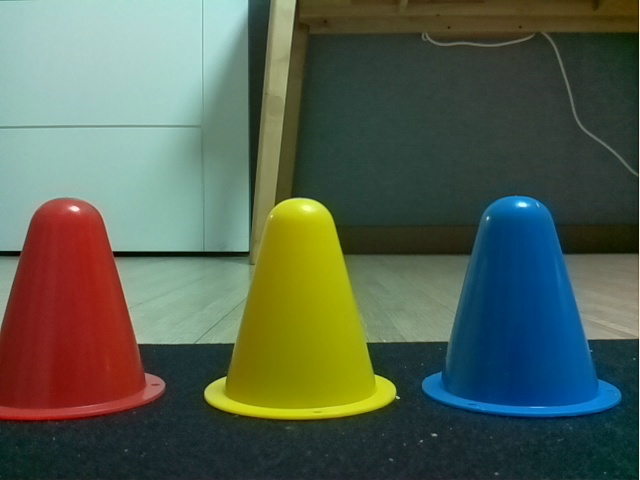
#> input picture agv_code/red_blue_Yellow.jpg, 640 x 480 px, given in place of the camera
$ python 3_find_contours_video.py
#> lines starting #> are read from the running program, lines starting #| are printed output that depends on the picture; after the words box and inside, x2 and y2 are one past the last pixel; in counts of white or black regions, pixels touching at a corner belong together
#> further down, frame is the input picture: shape (480, 640, 3); mean B, G, R 80.6, 96.8, 84.4
import cv2
import numpy as np

def find_contours_in_white(image):
    gray_image = cv2.cvtColor(image, cv2.COLOR_BGR2GRAY)
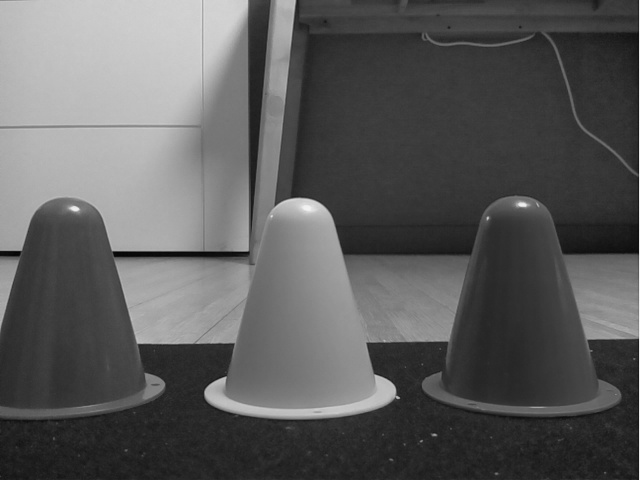
#> gray_image: shape (480, 640); min 1, max 242, mean 91.2
    _, binary_image = cv2.threshold(gray_image, 200, 255, cv2.THRESH_BINARY)
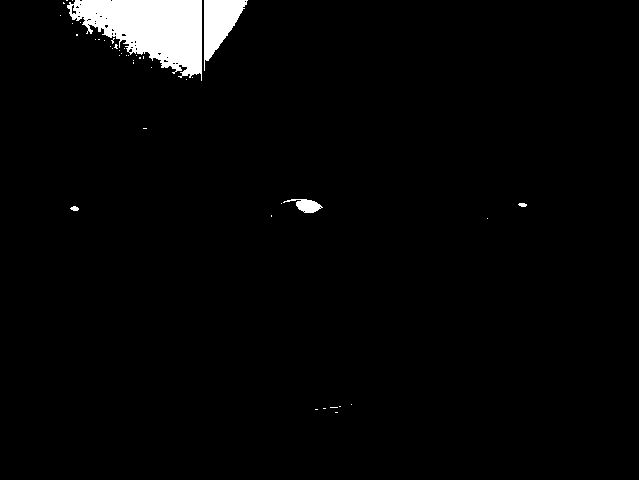
#> binary_image: shape (480, 640); 2.9% white; 44 white regions (38 under 20 px)
    contours, _ = cv2.findContours(binary_image, cv2.RETR_EXTERNAL, cv2.CHAIN_APPROX_SIMPLE)
#> contours = 44 contours, 40 with area under 20; largest, box (x1, y1, x2, y2) and area: (67, 0, 202, 81) 6284, (204, 0, 248, 71) 1482, (283, 199, 323, 213) 240, (70, 206, 79, 211) 22

    cv2.drawContours(image, contours, -1, (0, 255, 0), 2)
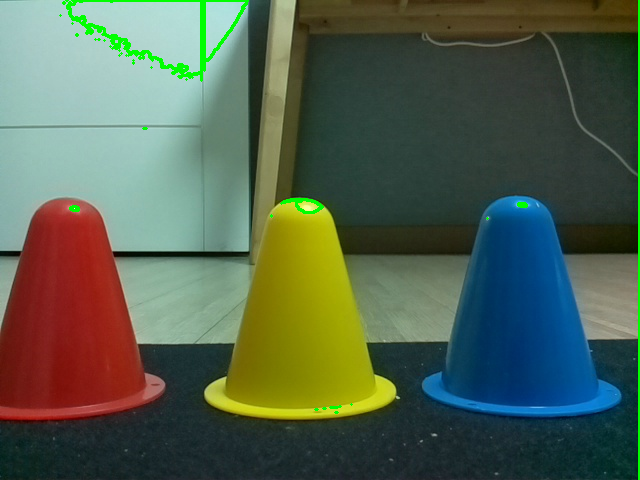
#> image: shape (480, 640, 3); 1.21% of pixels changed, all inside (x1, y1, x2, y2) = (59, 0, 640, 480)

    return image

# 비디오 캡처 객체 생성
cap = cv2.VideoCapture(0)

while True:
    # 비디오 프레임 읽기
    ret, frame = cap.read()
    if not ret:
        break

    # 흰색 영역의 윤곽선을 찾아 이미지에 표시
    result_frame = find_contours_in_white(frame)

    # 결과 영상 출력
    cv2.imshow('Contours in White', result_frame)

    # 'q' 키를 누르면 종료
    if cv2.waitKey(1) & 0xFF == ord('q'):
#> (key q is pressed here)
        break

# 비디오 캡처 객체 해제
cap.release()
cv2.destroyAllWindows()

$ run again, on agv_code/red_path.jpg
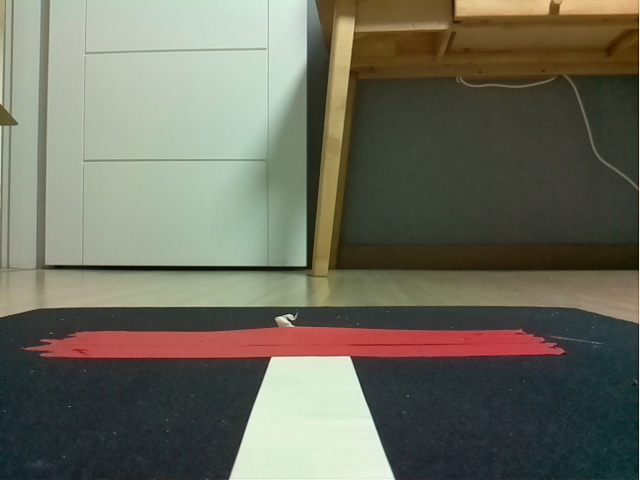
#> input picture agv_code/red_path.jpg, 640 x 480 px, given in place of the camera
#> frame is the input picture: shape (480, 640, 3); mean B, G, R 93.7, 108.2, 108.2
#> in find_contours_in_white, `_, binary_image = cv2.threshold(gray_image, 200, 255, cv2.THRESH_BINARY)`:
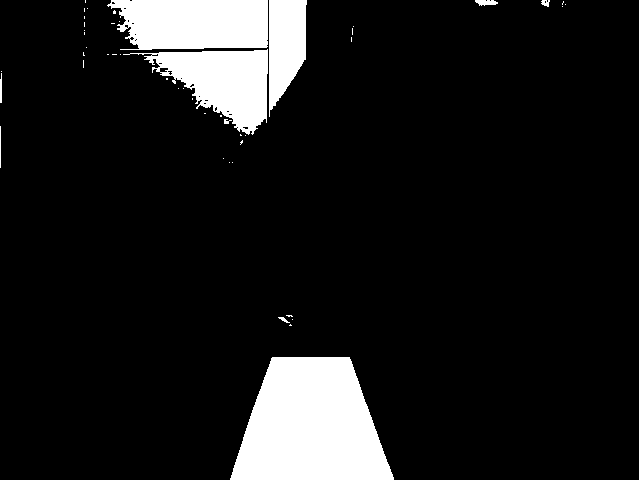
#> binary_image: shape (480, 640); 10.5% white; 49 white regions (38 under 20 px)
#> contours = 49 contours, 42 with area under 20; largest, box (x1, y1, x2, y2) and area: (230, 357, 394, 480) 14728, (107, 0, 268, 50) 6814, (123, 49, 268, 135) 5863, (269, 0, 307, 117) 3086, (475, 0, 498, 6) 76, (541, 0, 550, 7) 30, (0, 73, 2, 103) 24
#> in find_contours_in_white, `cv2.drawContours(image, contours, -1, (0, 255, 0), 2)`:
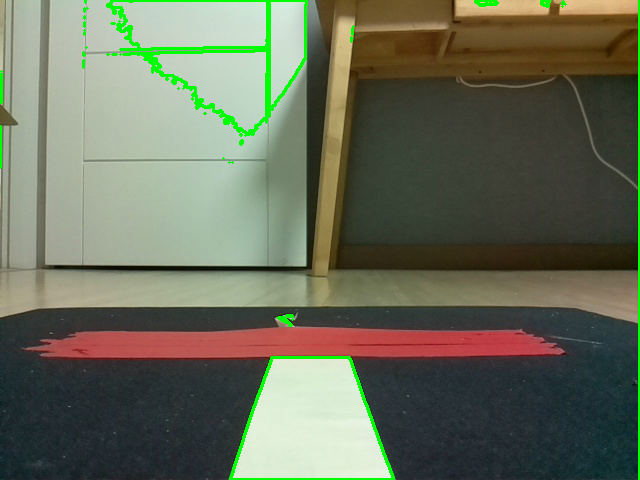
#> image: shape (480, 640, 3); 2.24% of pixels changed, all inside (x1, y1, x2, y2) = (0, 0, 640, 480)
